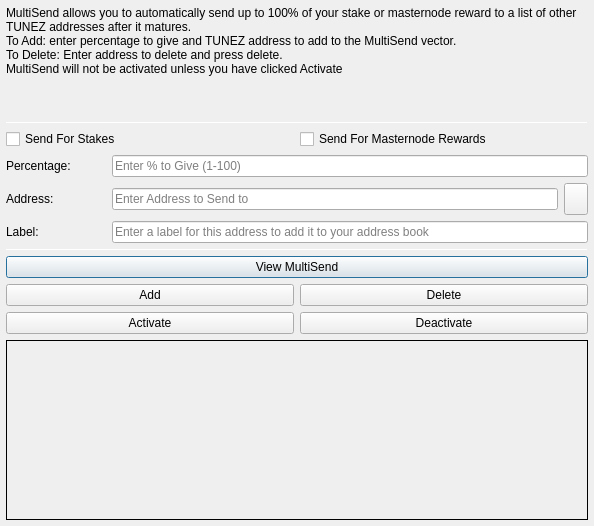
<?xml version="1.0" encoding="UTF-8"?>
<!-- DRAGAN: this changed entirely (pivx), but seems irrelevant -->
<ui version="4.0">
 <class>MultiSendDialog</class>
 <widget class="QDialog" name="MultiSendDialog">
  <property name="windowModality">
   <enum>Qt::NonModal</enum>
  </property>
  <property name="geometry">
   <rect>
    <x>0</x>
    <y>0</y>
    <width>594</width>
    <height>526</height>
   </rect>
  </property>
  <property name="windowTitle">
   <string>MultiSend</string>
  </property>
  <layout class="QVBoxLayout" name="verticalLayout" stretch="0">
   <property name="leftMargin">
    <number>6</number>
   </property>
   <property name="topMargin">
    <number>6</number>
   </property>
   <property name="rightMargin">
    <number>6</number>
   </property>
   <property name="bottomMargin">
    <number>6</number>
   </property>
   <item>
    <layout class="QVBoxLayout" name="verticalLayout_Main" stretch="1,1,1,0,1,1,1">
     <item>
      <widget class="QLabel" name="label_2">
       <property name="lineWidth">
        <number>1</number>
       </property>
       <property name="text">
        <string>MultiSend allows you to automatically send up to 100% of your stake or masternode reward to a list of other TUNEZ addresses after it matures.
To Add: enter percentage to give and TUNEZ address to add to the MultiSend vector.
To Delete: Enter address to delete and press delete.
MultiSend will not be activated unless you have clicked Activate</string>
       </property>
       <property name="alignment">
        <set>Qt::AlignLeading|Qt::AlignLeft|Qt::AlignTop</set>
       </property>
       <property name="wordWrap">
        <bool>true</bool>
       </property>
      </widget>
     </item>
     <item>
      <widget class="Line" name="line">
       <property name="minimumSize">
        <size>
         <width>0</width>
         <height>1</height>
        </size>
       </property>
       <property name="maximumSize">
        <size>
         <width>16777215</width>
         <height>1</height>
        </size>
       </property>
       <property name="orientation">
        <enum>Qt::Horizontal</enum>
       </property>
      </widget>
     </item>
     <item>
      <layout class="QVBoxLayout" name="verticalLayout_Settings">
       <item>
        <layout class="QHBoxLayout" name="horizontalLayout">
         <item>
          <widget class="QCheckBox" name="multiSendStakeCheckBox">
           <property name="text">
            <string>Send For Stakes</string>
           </property>
          </widget>
         </item>
         <item>
          <widget class="QCheckBox" name="multiSendMasternodeCheckBox">
           <property name="text">
            <string>Send For Masternode Rewards</string>
           </property>
          </widget>
         </item>
        </layout>
       </item>
       <item>
        <layout class="QHBoxLayout" name="horizontalLayout_6">
         <item>
          <widget class="QLabel" name="label">
           <property name="minimumSize">
            <size>
             <width>100</width>
             <height>0</height>
            </size>
           </property>
           <property name="toolTip">
            <string>Percentage of stake to send</string>
           </property>
           <property name="text">
            <string>Percentage:</string>
           </property>
          </widget>
         </item>
         <item>
          <widget class="QLineEdit" name="multiSendPercentEdit">
           <property name="toolTip">
            <string>Enter whole numbers 1 - 100</string>
           </property>
           <property name="placeholderText">
            <string>Enter % to Give (1-100)</string>
           </property>
          </widget>
         </item>
        </layout>
       </item>
       <item>
        <layout class="QHBoxLayout" name="horizontalLayout_7">
         <item>
          <widget class="QLabel" name="label_5">
           <property name="minimumSize">
            <size>
             <width>100</width>
             <height>0</height>
            </size>
           </property>
           <property name="toolTip">
            <string>Address to send portion of stake to</string>
           </property>
           <property name="text">
            <string>Address:</string>
           </property>
          </widget>
         </item>
         <item>
          <widget class="QLineEdit" name="multiSendAddressEdit">
           <property name="toolTip">
            <string/>
           </property>
           <property name="placeholderText">
            <string>Enter Address to Send to</string>
           </property>
          </widget>
         </item>
         <item>
          <widget class="QToolButton" name="addressBookButton">
           <property name="maximumSize">
            <size>
             <width>16777215</width>
             <height>32</height>
            </size>
           </property>
           <property name="toolTip">
            <string>Choose an address from the address book</string>
           </property>
           <property name="text">
            <string/>
           </property>
           <property name="icon">
            <iconset resource="../tunez.qrc">
             <normaloff>:/icons/address-book</normaloff>:/icons/address-book</iconset>
           </property>
           <property name="shortcut">
            <string>Alt+A</string>
           </property>
          </widget>
         </item>
        </layout>
       </item>
      </layout>
     </item>
     <item>
      <layout class="QHBoxLayout" name="horizontalLayout_3">
       <item>
        <widget class="QLabel" name="label_3">
         <property name="minimumSize">
          <size>
           <width>100</width>
           <height>0</height>
          </size>
         </property>
         <property name="text">
          <string>Label:</string>
         </property>
        </widget>
       </item>
       <item>
        <widget class="QLineEdit" name="labelAddressLabelEdit">
         <property name="placeholderText">
          <string>Enter a label for this address to add it to your address book</string>
         </property>
        </widget>
       </item>
      </layout>
     </item>
     <item>
      <widget class="Line" name="line_2">
       <property name="minimumSize">
        <size>
         <width>0</width>
         <height>1</height>
        </size>
       </property>
       <property name="maximumSize">
        <size>
         <width>16777215</width>
         <height>1</height>
        </size>
       </property>
       <property name="orientation">
        <enum>Qt::Horizontal</enum>
       </property>
      </widget>
     </item>
     <item>
      <layout class="QVBoxLayout" name="verticalLayout_Buttons">
       <item>
        <layout class="QHBoxLayout" name="horizontalLayout_4">
         <item>
          <widget class="QPushButton" name="viewButton">
           <property name="toolTip">
            <string/>
           </property>
           <property name="statusTip">
            <string>View MultiSend Vector</string>
           </property>
           <property name="text">
            <string>View MultiSend</string>
           </property>
          </widget>
         </item>
        </layout>
       </item>
       <item>
        <layout class="QHBoxLayout" name="horizontalLayout_2">
         <item>
          <widget class="QPushButton" name="addButton">
           <property name="toolTip">
            <string/>
           </property>
           <property name="statusTip">
            <string>Add to MultiSend Vector</string>
           </property>
           <property name="text">
            <string>Add</string>
           </property>
          </widget>
         </item>
         <item>
          <widget class="QPushButton" name="deleteButton">
           <property name="toolTip">
            <string/>
           </property>
           <property name="statusTip">
            <string>Delete Address From MultiSend Vector</string>
           </property>
           <property name="text">
            <string>Delete</string>
           </property>
          </widget>
         </item>
        </layout>
       </item>
       <item>
        <layout class="QHBoxLayout" name="horizontalLayout_5">
         <item>
          <widget class="QPushButton" name="activateButton">
           <property name="statusTip">
            <string>Activate MultiSend</string>
           </property>
           <property name="text">
            <string>Activate</string>
           </property>
          </widget>
         </item>
         <item>
          <widget class="QPushButton" name="disableButton">
           <property name="statusTip">
            <string>Deactivate MultiSend</string>
           </property>
           <property name="text">
            <string>Deactivate</string>
           </property>
          </widget>
         </item>
        </layout>
       </item>
      </layout>
     </item>
     <item>
      <widget class="QLabel" name="message">
       <property name="minimumSize">
        <size>
         <width>0</width>
         <height>180</height>
        </size>
       </property>
       <property name="frameShape">
        <enum>QFrame::Panel</enum>
       </property>
       <property name="frameShadow">
        <enum>QFrame::Plain</enum>
       </property>
       <property name="lineWidth">
        <number>1</number>
       </property>
       <property name="midLineWidth">
        <number>1</number>
       </property>
       <property name="text">
        <string/>
       </property>
       <property name="alignment">
        <set>Qt::AlignLeading|Qt::AlignLeft|Qt::AlignTop</set>
       </property>
       <property name="wordWrap">
        <bool>true</bool>
       </property>
      </widget>
     </item>
    </layout>
   </item>
  </layout>
 </widget>
 <resources>
  <include location="../tunez.qrc"/>
 </resources>
 <connections/>
</ui>
